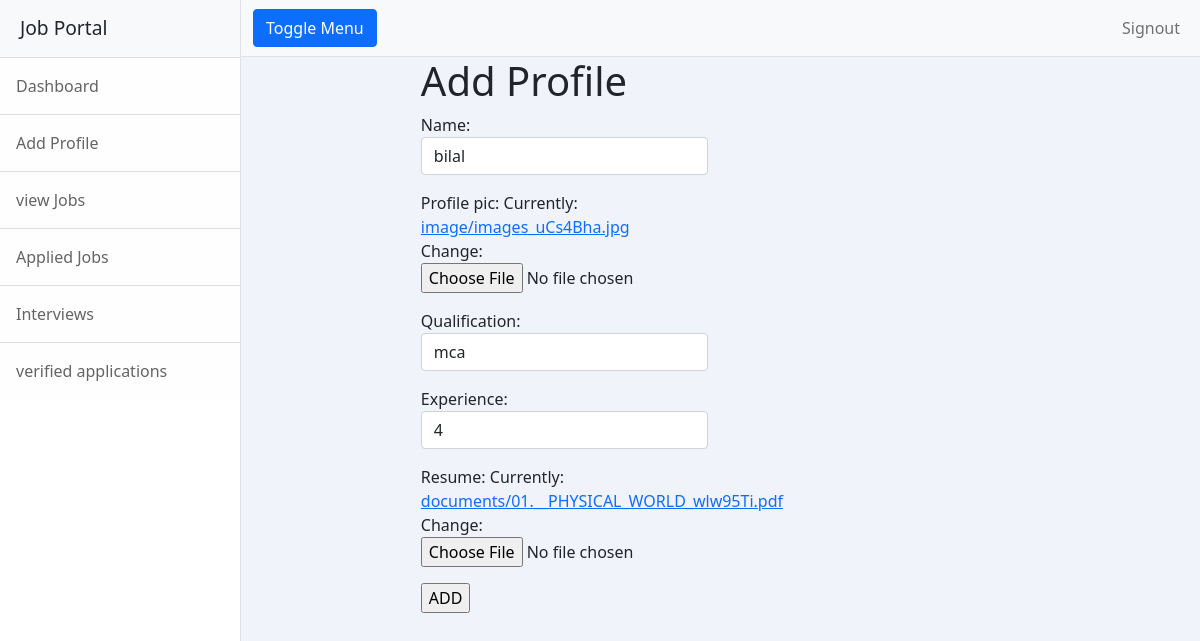
The app's page /jobseekers/jobs/profile/change/1 (signed in) with its own data.
### employer/models.py (models this page shows, shortened)
class JobSeekerProfile(models.Model):
    user=models.OneToOneField(MyUser,on_delete=models.CASCADE)
    name=models.CharField(max_length=30)
    profile_pic = models.ImageField(upload_to="image",null=True)
    qualification=models.CharField(max_length=100)
    experience=models.CharField(max_length=100)
    resume=models.FileField(upload_to="documents",null=True)

### jobseekers/views.py (the view)
# urls.py: path("jobs/profile/change/<int:id>",views.ChangeJobseekerProfile.as_view(),name="changejpbseekerprofile"),
@method_decorator(Sign_required,name='dispatch')
class ChangeJobseekerProfile(UpdateView):
    model = JobSeekerProfile
    template_name = "jobseeker/jobseekerchangeprofile.html"
    form_class = forms.JobseekerProfileForm
    pk_url_kwarg = "id"
    success_url = reverse_lazy("addjobseekeerprofile")

### jobseekers/forms.py
class JobseekerProfileForm(ModelForm):
    class Meta:
        model=models.JobSeekerProfile
        fields=["name","profile_pic","qualification","experience","resume"]
        widgets={
            "name":forms.TextInput(attrs={"class":"form-control"}),
            "qualification":forms.TextInput(attrs={"class":"form-control"}),
            "experience":forms.NumberInput(attrs={"class":"form-control"}),
        }

### jobseekers/templates/jobseeker/jobseekerchangeprofile.html (shortened to what this page needs)
<!DOCTYPE html>
{%extends 'jobseeker/jobseekerbase.html' %}
 {%block body_block%}
<div class="container">
  <div class="row">
    <div class="col-2">
    </div>
    <div class="col-4">
      <h1>Add Profile</h1>
         <form action="" method="post" enctype="multipart/form-data">
        {{form.as_p}}
           <input type="submit" value="ADD">
      </form>
    </div>
      <div class="col-6"></div>
  </div></div>
{%endblock%}

### employer/static/css/customstyle.css (style rules this page uses)
body { background: #eee }
body { background: #F1F3FA; }

### records on screen
JobSeekerProfile: name "bilal", qualification "mca", experience "4"
